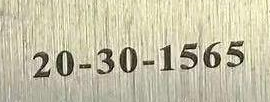
#> input picture picture_processing/images/1565.jpg, 270 x 102 px, found by its file name
$ python general_median.py
#> lines starting #> are read from the running program, lines starting #| are printed output that depends on the picture
import cv2
import numpy as np

def addSaltNoise(img,snr):
    # 指定信噪比
#> called with snr = 0.9
    SNR = snr
#> SNR = 0.9
    # 获取总共像素个数
    size = img.size
#> size = 82620
    # 因为信噪比是 SNR ，所以噪声占据百分之10，所以需要对这百分之10加噪声
    noiseSize = int(size * (1 - SNR))
#> noiseSize = 8261
    # 对这些点加噪声
    for k in range(0, noiseSize):
        # 随机获取 某个点
        xi = int(np.random.uniform(0, img.shape[1]))
        xj = int(np.random.uniform(0, img.shape[0]))
        # 增加噪声
        if img.ndim == 2:
            img[xj, xi] = 255
        elif img.ndim == 3:
            img[xj, xi] = 0
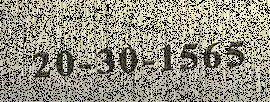
#> img: shape (102, 270, 3); mean B, G, R 123.7, 142.6, 146.1
    return img

def removeSaltNoise():
    filename = "D:/OCR/Median/median_data/1565.jpg"
    # 得到加噪声之后的图像
    img = addSaltNoise(cv2.imread(filename),0.9)
    # 进行中值滤波
    lbimg = cv2.medianBlur(img, 3)
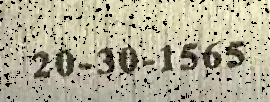
#> lbimg: shape (102, 270, 3); mean B, G, R 149.2, 173.1, 177.6
    cv2.imshow('src', img)
    cv2.imshow('dst', lbimg)
    cv2.waitKey(0)

def main():
    removeSaltNoise()

if __name__ == '__main__':
    main()

$ run again, with picture_processing/images/+2001.jpg copied over picture_processing/images/1565.jpg
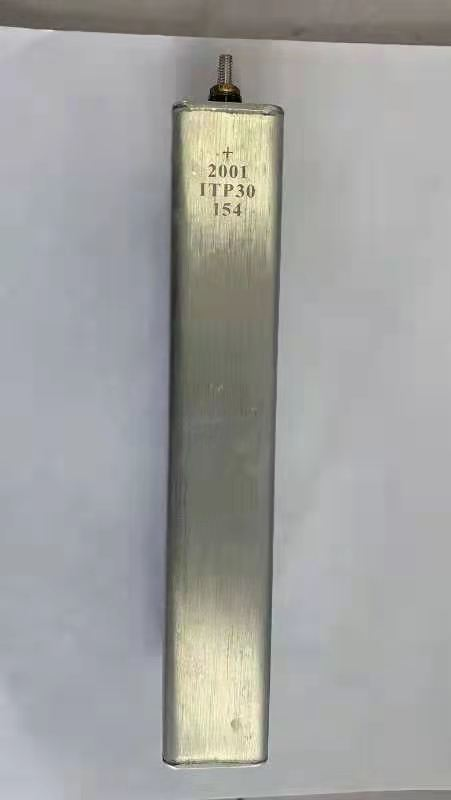
#> input picture picture_processing/images/+2001.jpg, 451 x 800 px, found by its file name
#> SNR = 0.9
#> noiseSize = 108239
#> after the loop in addSaltNoise, `for k in range(0, noiseSize):`:
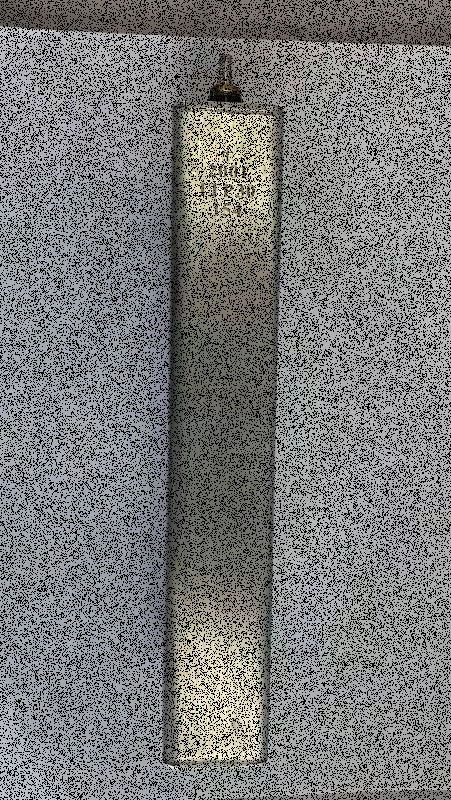
#> img: shape (800, 451, 3); mean B, G, R 118.4, 119.5, 119.1
#> in removeSaltNoise, `lbimg = cv2.medianBlur(img, 3)`:
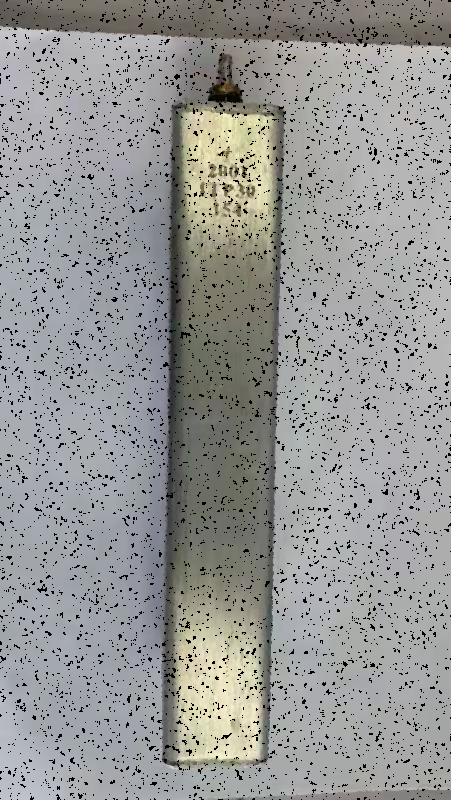
#> lbimg: shape (800, 451, 3); mean B, G, R 149.9, 151.2, 150.7

$ run again, with picture_processing/images/+2001_cut.jpg copied over picture_processing/images/1565.jpg
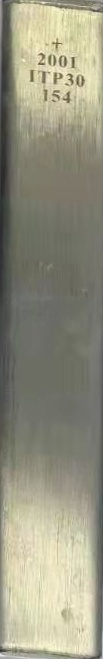
#> input picture picture_processing/images/+2001_cut.jpg, 103 x 659 px, found by its file name
#> SNR = 0.9
#> noiseSize = 20363
#> after the loop in addSaltNoise, `for k in range(0, noiseSize):`:
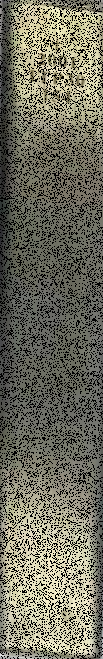
#> img: shape (659, 103, 3); mean B, G, R 95.1, 109.4, 110.7
#> in removeSaltNoise, `lbimg = cv2.medianBlur(img, 3)`:
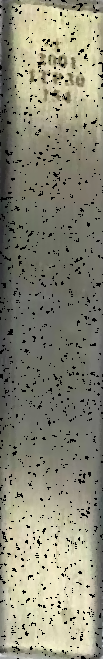
#> lbimg: shape (659, 103, 3); mean B, G, R 119.1, 137.3, 138.9

$ run again, with picture_processing/images/-2001.jpg copied over picture_processing/images/1565.jpg
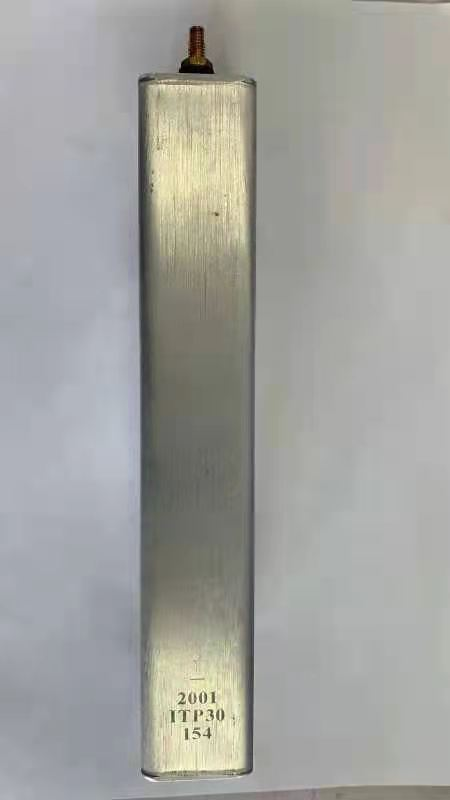
#> input picture picture_processing/images/-2001.jpg, 450 x 800 px, found by its file name
#> SNR = 0.9
#> noiseSize = 107999
#> after the loop in addSaltNoise, `for k in range(0, noiseSize):`:
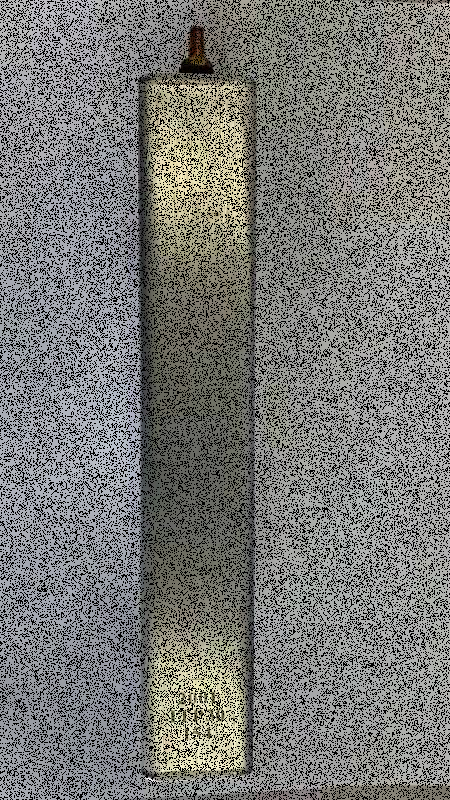
#> img: shape (800, 450, 3); mean B, G, R 117.5, 120.3, 119.9
#> in removeSaltNoise, `lbimg = cv2.medianBlur(img, 3)`:
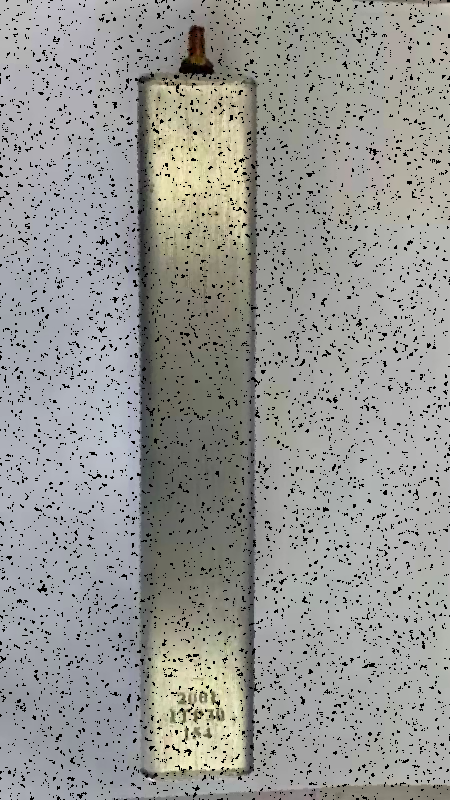
#> lbimg: shape (800, 450, 3); mean B, G, R 148.6, 152.1, 151.7
